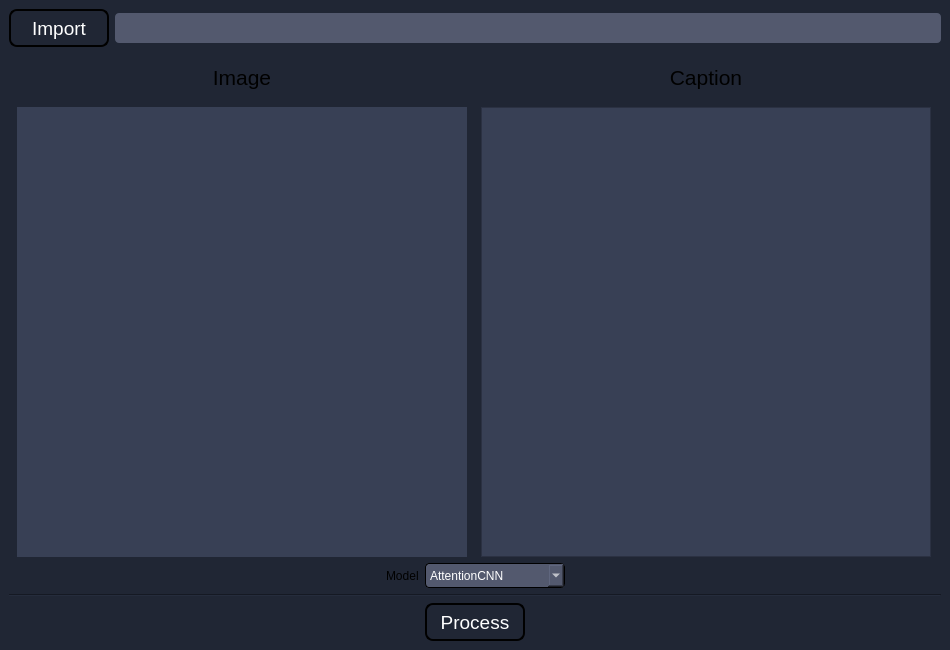
<?xml version="1.0" encoding="UTF-8"?>
<ui version="4.0">
 <class>Application</class>
 <widget class="QMainWindow" name="Application">
  <property name="geometry">
   <rect>
    <x>0</x>
    <y>0</y>
    <width>950</width>
    <height>650</height>
   </rect>
  </property>
  <property name="minimumSize">
   <size>
    <width>950</width>
    <height>650</height>
   </size>
  </property>
  <property name="maximumSize">
   <size>
    <width>950</width>
    <height>650</height>
   </size>
  </property>
  <property name="mouseTracking">
   <bool>true</bool>
  </property>
  <property name="windowTitle">
   <string>MainWindow</string>
  </property>
  <property name="styleSheet">
   <string notr="true">background-color:rgb(32, 38, 52);</string>
  </property>
  <property name="tabShape">
   <enum>QTabWidget::Rounded</enum>
  </property>
  <widget class="QWidget" name="centralwidget">
   <property name="minimumSize">
    <size>
     <width>950</width>
     <height>650</height>
    </size>
   </property>
   <property name="maximumSize">
    <size>
     <width>950</width>
     <height>650</height>
    </size>
   </property>
   <property name="mouseTracking">
    <bool>true</bool>
   </property>
   <property name="styleSheet">
    <string notr="true">background-color:rgb(32, 38, 52);</string>
   </property>
   <layout class="QVBoxLayout" name="verticalLayout_4">
    <item>
     <layout class="QVBoxLayout" name="verticalLayout_3">
      <item>
       <layout class="QHBoxLayout" name="horizontalLayout">
        <item>
         <widget class="QToolButton" name="toolButton_import">
          <property name="minimumSize">
           <size>
            <width>100</width>
            <height>38</height>
           </size>
          </property>
          <property name="maximumSize">
           <size>
            <width>100</width>
            <height>38</height>
           </size>
          </property>
          <property name="font">
           <font>
            <pointsize>14</pointsize>
           </font>
          </property>
          <property name="styleSheet">
           <string notr="true">QToolButton {
	color:white; 
	background:qlineargradient(spread:pad, x1:0, y1:1, x2:0, y2:0, 		stop:0 rgba(32, 38, 52, 255), 
		stop:1 rgba(91, 99, 120, 255));
	border: 2px solid black;
	border-radius: 8px;
}</string>
          </property>
          <property name="text">
           <string>Import</string>
          </property>
         </widget>
        </item>
        <item>
         <widget class="QLineEdit" name="lineEdit_import">
          <property name="enabled">
           <bool>false</bool>
          </property>
          <property name="minimumSize">
           <size>
            <width>0</width>
            <height>30</height>
           </size>
          </property>
          <property name="styleSheet">
           <string notr="true">QLineEdit {
	border-radius: 4px;
	background-color:rgb(83, 89, 110);
	color:white;
	border: 1px solid black;
}

QLineEdit:disabled {
	border-radius: 4px;
	background-color:rgb(83, 89, 110);
	color:rgb(200, 200, 200);
	border: 0px solid black;
}</string>
          </property>
         </widget>
        </item>
       </layout>
      </item>
      <item>
       <layout class="QHBoxLayout" name="horizontalLayout_2">
        <item>
         <layout class="QVBoxLayout" name="verticalLayout">
          <item>
           <widget class="QLabel" name="label_3">
            <property name="font">
             <font>
              <pointsize>16</pointsize>
             </font>
            </property>
            <property name="text">
             <string>Image</string>
            </property>
            <property name="alignment">
             <set>Qt::AlignCenter</set>
            </property>
           </widget>
          </item>
          <item>
           <widget class="QLabel" name="label_image">
            <property name="minimumSize">
             <size>
              <width>450</width>
              <height>450</height>
             </size>
            </property>
            <property name="maximumSize">
             <size>
              <width>450</width>
              <height>450</height>
             </size>
            </property>
            <property name="autoFillBackground">
             <bool>false</bool>
            </property>
            <property name="styleSheet">
             <string notr="true">background-color: rgb(56, 64, 85);</string>
            </property>
            <property name="text">
             <string/>
            </property>
            <property name="scaledContents">
             <bool>true</bool>
            </property>
           </widget>
          </item>
         </layout>
        </item>
        <item>
         <layout class="QVBoxLayout" name="verticalLayout_2">
          <item>
           <widget class="QLabel" name="label_4">
            <property name="font">
             <font>
              <pointsize>16</pointsize>
             </font>
            </property>
            <property name="text">
             <string>Caption</string>
            </property>
            <property name="alignment">
             <set>Qt::AlignCenter</set>
            </property>
           </widget>
          </item>
          <item>
           <widget class="QTextEdit" name="textEdit_caption">
            <property name="minimumSize">
             <size>
              <width>450</width>
              <height>450</height>
             </size>
            </property>
            <property name="maximumSize">
             <size>
              <width>450</width>
              <height>450</height>
             </size>
            </property>
            <property name="styleSheet">
             <string notr="true">background-color: rgb(56, 64, 85);</string>
            </property>
           </widget>
          </item>
         </layout>
        </item>
       </layout>
      </item>
      <item>
       <layout class="QHBoxLayout" name="horizontalLayout_3">
        <item>
         <spacer name="horizontalSpacer">
          <property name="orientation">
           <enum>Qt::Horizontal</enum>
          </property>
          <property name="sizeHint" stdset="0">
           <size>
            <width>40</width>
            <height>20</height>
           </size>
          </property>
         </spacer>
        </item>
        <item>
         <widget class="QLabel" name="label_6">
          <property name="text">
           <string>Model</string>
          </property>
         </widget>
        </item>
        <item>
         <widget class="QComboBox" name="comboBox_model">
          <property name="minimumSize">
           <size>
            <width>140</width>
            <height>25</height>
           </size>
          </property>
          <property name="maximumSize">
           <size>
            <width>140</width>
            <height>25</height>
           </size>
          </property>
          <property name="styleSheet">
           <string notr="true">QComboBox {
	border-radius: 4px;
	background-color:rgb(83, 89, 110);
	color:white;
	border: 1px solid black;
}

QComboBox QAbstractItemView { color: white; }

QComboBox:disabled {
	border-radius: 4px;
	background-color:rgb(83, 89, 110);
	color:rgb(200, 200, 200);
	border: 0px solid black;
}</string>
          </property>
          <item>
           <property name="text">
            <string>AttentionCNN</string>
           </property>
          </item>
         </widget>
        </item>
        <item>
         <spacer name="horizontalSpacer_2">
          <property name="orientation">
           <enum>Qt::Horizontal</enum>
          </property>
          <property name="sizeHint" stdset="0">
           <size>
            <width>40</width>
            <height>20</height>
           </size>
          </property>
         </spacer>
        </item>
       </layout>
      </item>
      <item>
       <widget class="Line" name="line">
        <property name="orientation">
         <enum>Qt::Horizontal</enum>
        </property>
       </widget>
      </item>
      <item>
       <layout class="QHBoxLayout" name="horizontalLayout_4">
        <item>
         <widget class="QToolButton" name="toolButton_process">
          <property name="minimumSize">
           <size>
            <width>100</width>
            <height>38</height>
           </size>
          </property>
          <property name="maximumSize">
           <size>
            <width>100</width>
            <height>38</height>
           </size>
          </property>
          <property name="font">
           <font>
            <pointsize>14</pointsize>
           </font>
          </property>
          <property name="styleSheet">
           <string notr="true">QToolButton {
	color:white; 
	background:qlineargradient(spread:pad, x1:0, y1:1, x2:0, y2:0, 		stop:0 rgba(32, 38, 52, 255), 
		stop:1 rgba(91, 99, 120, 255));
	border: 2px solid black;
	border-radius: 8px;
}</string>
          </property>
          <property name="text">
           <string>Process</string>
          </property>
         </widget>
        </item>
       </layout>
      </item>
     </layout>
    </item>
   </layout>
  </widget>
 </widget>
 <resources/>
 <connections/>
</ui>
